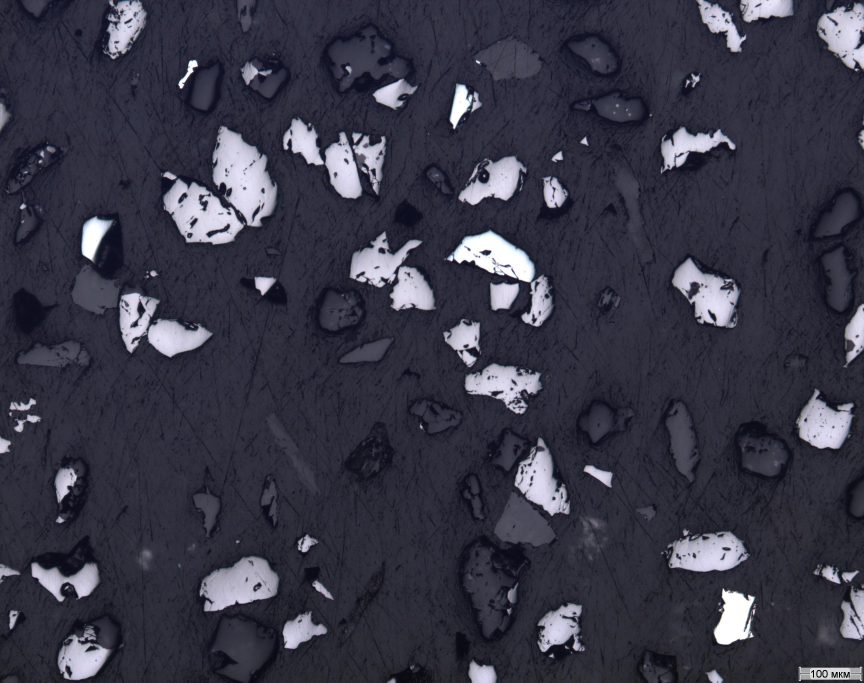
#> input picture train/21-1_1-Image 0001-1-1.jpg, 2592 x 2048 px (shown at 1/3 size); its folder holds only this picture in this run
$ python Create_synthetic_data.py
#> lines starting #> are read from the running program, lines starting #| are printed output that depends on the picture
#> in load_preprocessed_image, img is the input picture: PIL image 2592x2048 RGB; mean R, G, B 56.7, 56.2, 70.9
import os
import random

import numpy as np
from PIL import Image

# [27 lines left out: function create_background_from_image_pixels, not called in this run]

def preprocess_image(img, height=None, width=None):
    """
    Performs image preprocessing. Converts it to grayscale, resizes it (optional), and normalizes it.
    Args:
        img (PIL.Image): An image that requires preprocessing.
        height (int): The height of the preprocessed image. If None is specified, then image resizing is not performed.
        width (int): The width of the preprocessed image. If None is specified, then image resizing is not performed.

    Returns:
        np.array: A preprocessed 2D array representing an image.
    """
#> called with height = 600, width = 600
    grayscale_img = img.convert('L')
    if (height != None) or (width != None):
        grayscale_img = grayscale_img.resize((height, width))
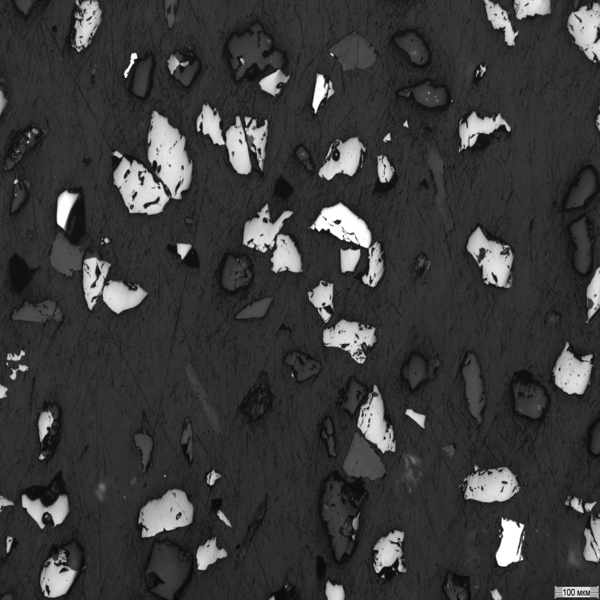
#> grayscale_img: PIL image 600x600 L; min 9, max 255, mean 57.9
    float_img_array = np.asarray(grayscale_img).astype('float32')
    normalized_img_array = float_img_array / 255.0
    return normalized_img_array

def load_preprocessed_image(filepath, height=None, width=None):
    """
    Performs image loading and preprocessing (conversion to grayscale, resizing, normalization)
    Args:
        filepath (str): The path to the image to upload.
        height (int): The height of the preprocessed image. If None is specified, then image resizing is not performed.
        width (int): The width of the preprocessed image. If None is specified, then image resizing is not performed.

    Returns:
        np.array: A preprocessed 2D array representing an image.
    """
    img = Image.open(filepath)
    img_array = preprocess_image(img, height, width)
    return img_array

def names_of_photos(img_path, mask_path):
    """
    Finds the names of all elements previously cut from the training sample photo, as well as their masks.
    Args:
        img_path (str): The path to the elements cut from the training photos.
        mask_path (str): The path to the masks of the elements cut from the training photos.

    Returns:
        tuple: a tuple with two lists. The first contains the names of the elements
               cut from the training photos, the second contains the names of their masks.
    """
    images_paths = [img_path + '/' + name for name in os.listdir(img_path)]
    masks_paths = [mask_path + '/' + name for name in os.listdir(mask_path)]
    return images_paths, masks_paths

# [15 lines left out: function load_image_and_mask, not called in this run]

def create_random_background(filenames, option, height=None, width=None):
    """
    Creates a background for a new image. The background type is selected randomly from the following options:
    1. The value of all pixels is zero (completely black background)
    2. The pixel value is taken from the create_background_from_image_pixels function. A photo is uploaded from
       the training sample, after which one random pixel is taken from this photo, and a background is created from it.
    3. The pixel value is taken from the create_background_from_image_pixels function. Unlike the previous version,
       in this case, three random pixels are used to create the background.
    4. The background is created from Gaussian noise.
    Args:
        filenames (list): List of names of training photos.
        option (int): Background creation option.
        height (int): The height of the image.
        width (int): The width of the image.

    Returns:
        tuple: A tuple containing two arrays. One is the background of the image,
               the other is the background of its mask. Both are represented by 2D np.arrays.
    """
    filename = random.choice(filenames)
    img = load_preprocessed_image('train/' + filename, height, width)
    background_img = np.zeros((img.shape[0], img.shape[1]))
    if option == 0:
        background_img = np.zeros((background_img.shape[0], background_img.shape[1]))
    elif option == 1:
        background_img = create_background_from_image_pixels(img, 1)
    elif option == 2:
        background_img = create_background_from_image_pixels(img, 3)
    elif option == 3:
        gaussian_noise = np.random.normal(0, 5, background_img.shape)
        background_img += gaussian_noise
        background_img[background_img > 255.0] = 255.0
        background_img[background_img < 0.0] = 0.0
        background_img = background_img / 255.0
    background_mask = np.zeros((background_img.shape[0], background_img.shape[1]))
    return background_img, background_mask

def append_elements_to_background(main_img, main_mask, path, number_of_elements=None):
    """
    Adds elements that were previously cut from training photos, as well as their masks
    to the created background of the new image.
    Args:
        main_img (np.array): A 2D array representing the background of the new image.
        main_mask (np.array): A 2D array representing the background of the new mask.
        path (str): The path where folders with images of elements and their masks are located.
        number_of_elements (int): The number of elements added to the background.

    Returns:
        tuple: a tuple containing two 2D np.arrays. The first is a generated image, the second is its mask.
    """
    if number_of_elements is None:
        number_of_elements = random.randint(30, 60)
    imgs_paths, masks_paths = names_of_photos(path + '/Rocks', path + '/Masks_of_Rocks')
    for counter in range(number_of_elements):
        img_path, mask_path = random.choice(tuple(zip(imgs_paths, masks_paths)))
        current_img, current_mask = load_image_and_mask(img_path, mask_path)
        main_img_insert_row = random.randint(0, main_img.shape[0] - 1)
        main_img_insert_col = random.randint(0, main_img.shape[1] - 1)
        for i in range(current_img.shape[0]):
            if (main_img_insert_row + i >= main_img.shape[0] - 1):
                break
            for j in range(current_img.shape[1]):
                if (main_img_insert_col + j >= main_img.shape[1] - 1):
                    break
                if current_mask[i, j] == 1.0:
                    main_img[main_img_insert_row + i, main_img_insert_col + j] = current_img[i, j]
                main_mask[main_img_insert_row + i, main_img_insert_col + j] = current_mask[i, j]
    main_mask[main_mask != 0] = 1
    return main_img, main_mask

# [34 lines left out: functions create_noise_on_image, save_photo, not called in this run]

if __name__ == '__main__':
    NUMBER_OF_PHOTOS = 200
    filenames = os.listdir('train')
    for name in range(NUMBER_OF_PHOTOS):
        option = random.randint(0, 5)
        background_img, background_mask = create_random_background(filenames, option, 600, 600)
#> (the run stopped early here; a loop or call above may not have finished)

$ run again, on train/21-1_1-Image 0001-8-8.jpg
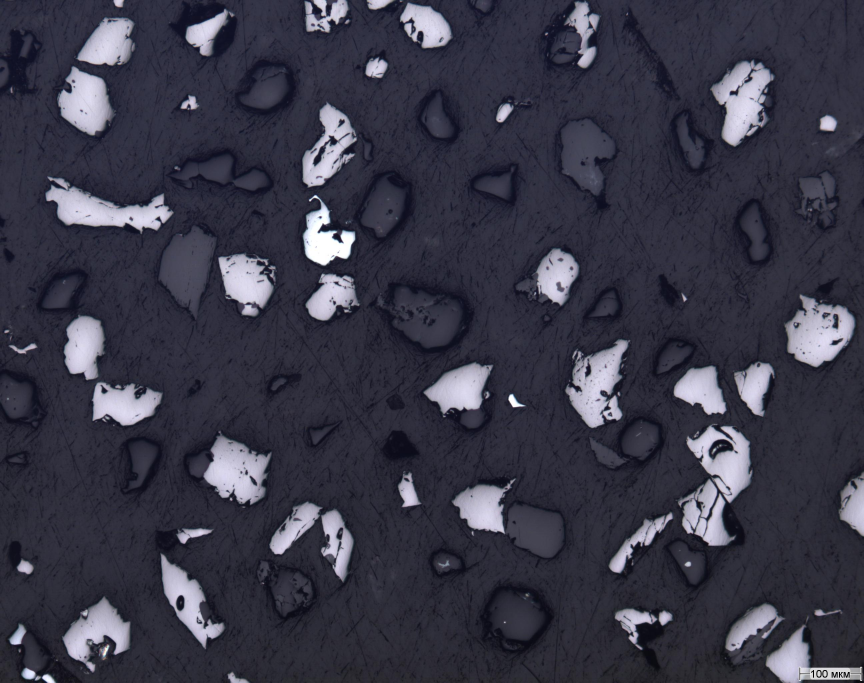
#> input picture train/21-1_1-Image 0001-8-8.jpg, 2592 x 2048 px (shown at 1/3 size)
#> in load_preprocessed_image, img is the input picture: PIL image 2592x2048 RGB; mean R, G, B 57.5, 56.9, 71.8
#> in preprocess_image, `grayscale_img = grayscale_img.resize((height, width))`:
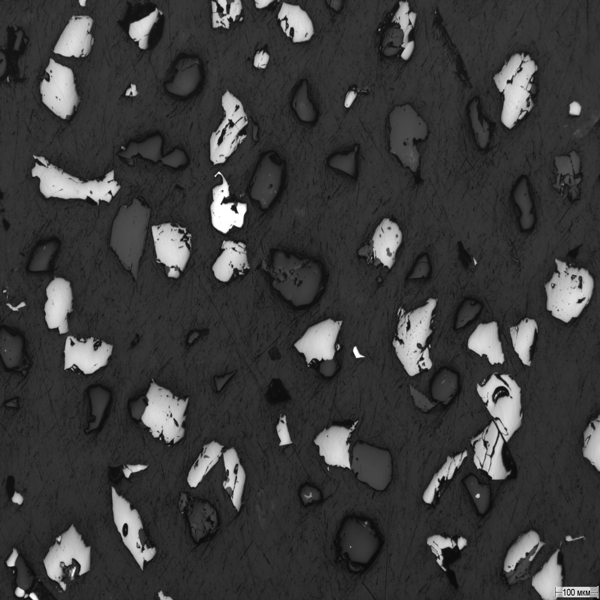
#> grayscale_img: PIL image 600x600 L; min 5, max 255, mean 58.7

$ run again, on train/21-1_1-Image 0001-9-9.jpg
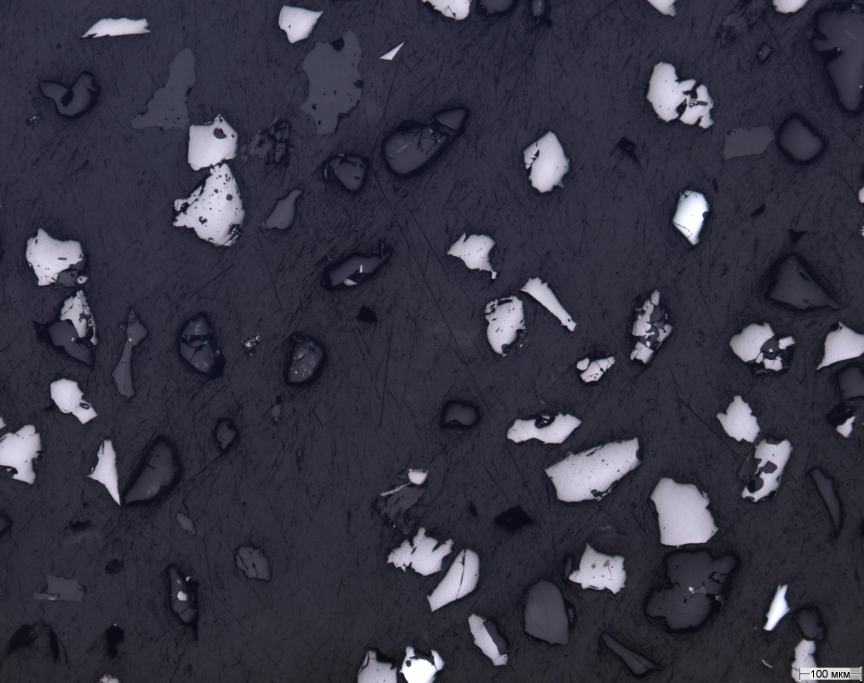
#> input picture train/21-1_1-Image 0001-9-9.jpg, 2592 x 2048 px (shown at 1/3 size)
#> in load_preprocessed_image, img is the input picture: PIL image 2592x2048 RGB; mean R, G, B 52.8, 52.2, 66.3
#> in preprocess_image, `grayscale_img = grayscale_img.resize((height, width))`:
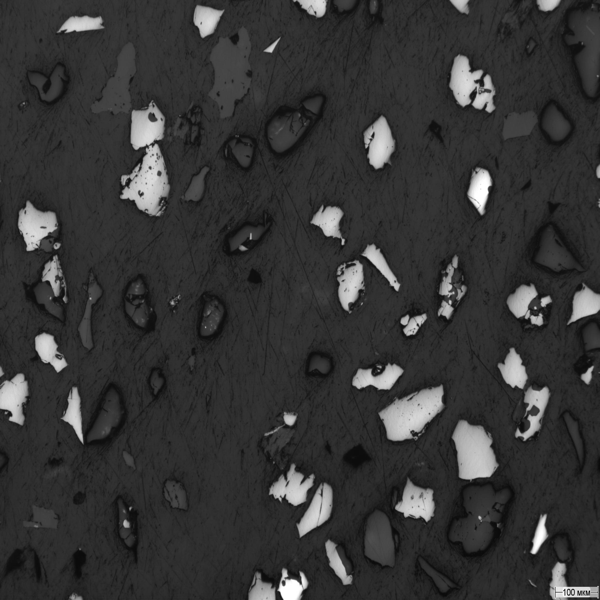
#> grayscale_img: PIL image 600x600 L; min 9, max 255, mean 53.9

$ run again, on train/21-1_2-Image 0001-0-0.jpg
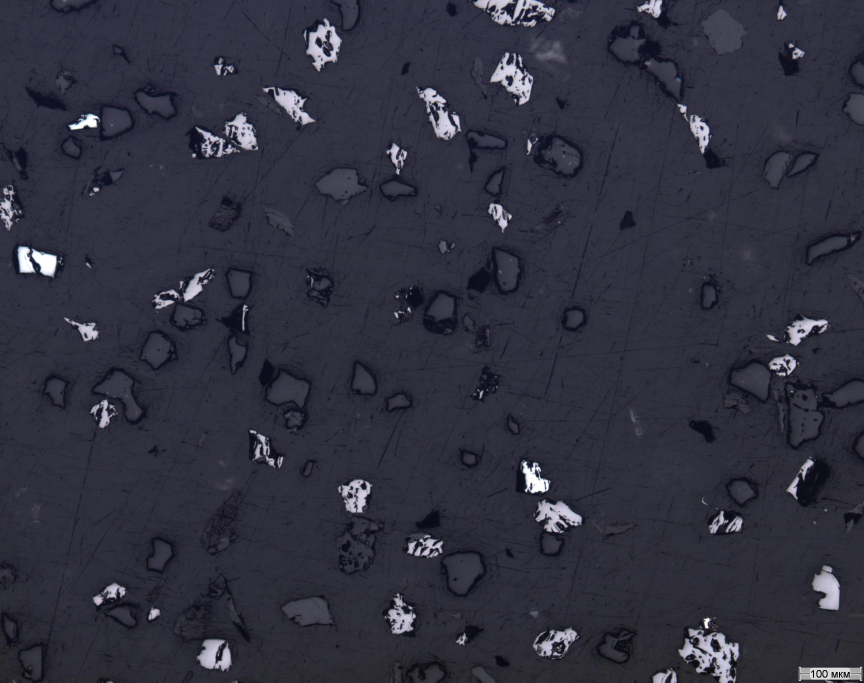
#> input picture train/21-1_2-Image 0001-0-0.jpg, 2592 x 2048 px (shown at 1/3 size)
#> in load_preprocessed_image, img is the input picture: PIL image 2592x2048 RGB; mean R, G, B 49.4, 48.8, 62.9
#> in preprocess_image, `grayscale_img = grayscale_img.resize((height, width))`:
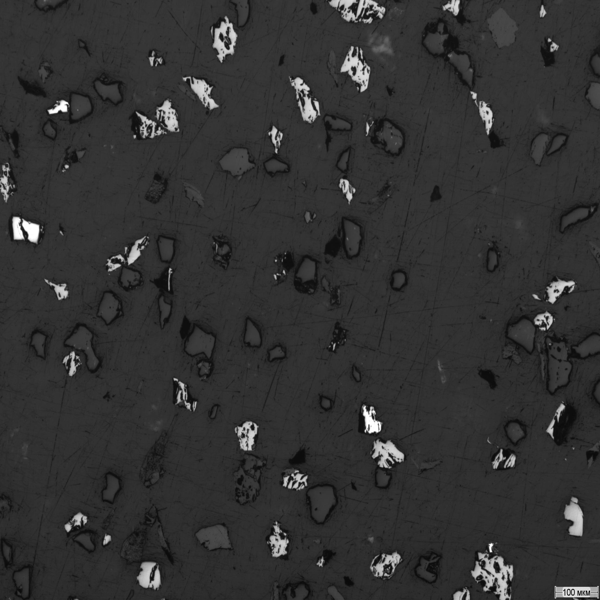
#> grayscale_img: PIL image 600x600 L; min 4, max 255, mean 50.5

$ run again, on train/21-1_1-Image 0001-3-3.jpg
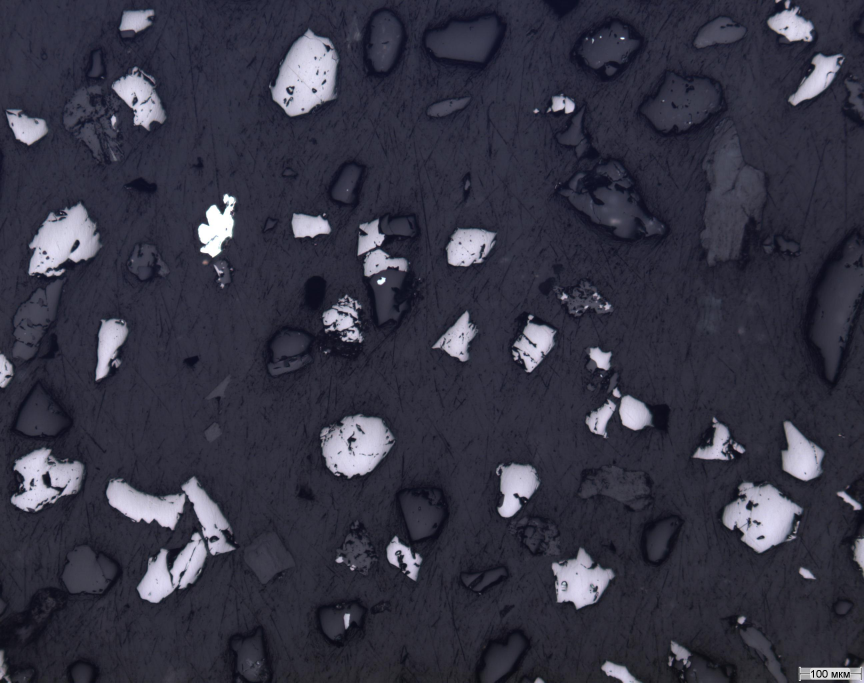
#> input picture train/21-1_1-Image 0001-3-3.jpg, 2592 x 2048 px (shown at 1/3 size)
#> in load_preprocessed_image, img is the input picture: PIL image 2592x2048 RGB; mean R, G, B 53.3, 52.8, 67.4
#> in preprocess_image, `grayscale_img = grayscale_img.resize((height, width))`:
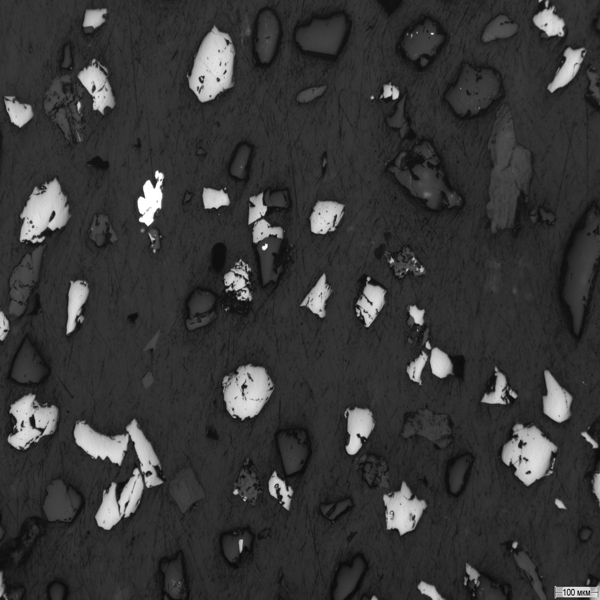
#> grayscale_img: PIL image 600x600 L; min 8, max 255, mean 54.6
